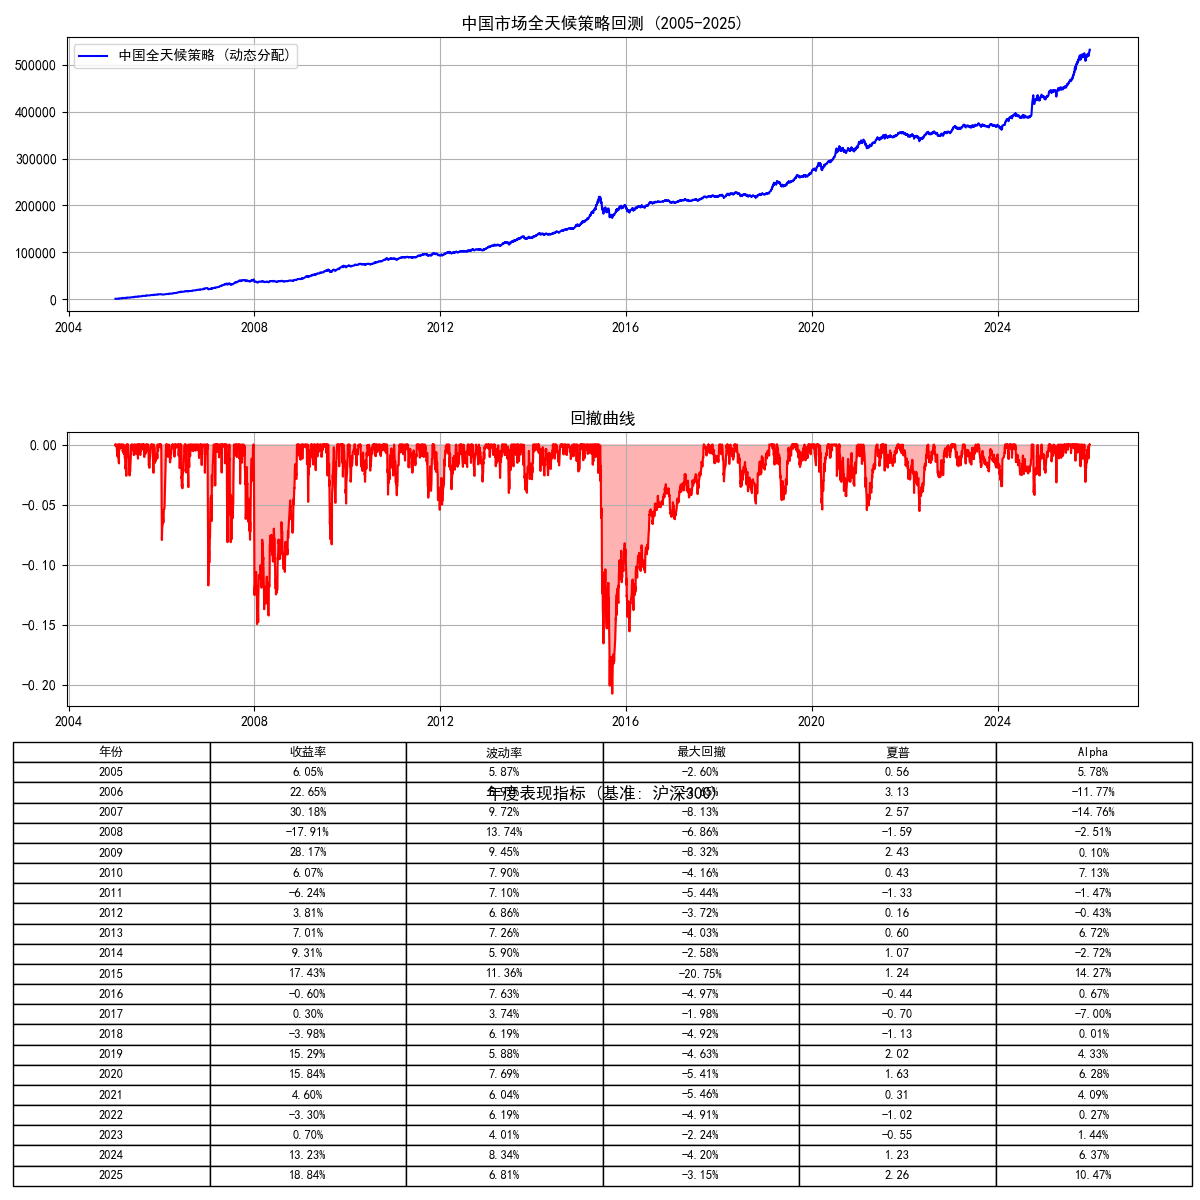

Write the Python code that produced this figure.
import pandas as pd
import numpy as np
import datetime
import matplotlib.pyplot as plt
import platform

# Set font for matplotlib
system = platform.system()
if system == 'Windows':
    plt.rcParams['font.sans-serif'] = ['SimHei']
elif system == 'Darwin':
    plt.rcParams['font.sans-serif'] = ['Arial Unicode MS']
else:
    plt.rcParams['font.sans-serif'] = ['DejaVu Sans']
plt.rcParams['axes.unicode_minus'] = False

def calculate_sharpe_ratio(returns, risk_free_rate=0.03):
    if len(returns) < 2: return 0
    excess_returns = returns - risk_free_rate / 252
    if excess_returns.std() == 0: return 0
    return np.sqrt(252) * excess_returns.mean() / excess_returns.std()

def calculate_alpha_beta(strat_returns, bench_returns, risk_free_rate=0.03):
    if len(strat_returns) < 2 or len(bench_returns) < 2:
        return np.nan, np.nan
    
    # 对齐数据并去除空值
    df_comp = pd.concat([strat_returns, bench_returns], axis=1).dropna()
    if len(df_comp) < 10: # 数据太少不计算
        return np.nan, np.nan
        
    s = df_comp.iloc[:, 0]
    b = df_comp.iloc[:, 1]
    
    # 计算 Beta
    covariance = np.cov(s, b)[0][1]
    benchmark_variance = np.var(b)
    if benchmark_variance == 0:
        beta = 1.0
    else:
        beta = covariance / benchmark_variance
        
    # 计算年化收益率
    ann_strat_ret = (1 + s).prod() ** (252 / len(s)) - 1
    ann_bench_ret = (1 + b).prod() ** (252 / len(b)) - 1
    
    # 计算 Alpha (詹森指数)
    # Alpha = Rp - [Rf + Beta * (Rm - Rf)]
    alpha = ann_strat_ret - (risk_free_rate + beta * (ann_bench_ret - risk_free_rate))
    
    return alpha, beta

def run_backtest_dynamic(df, target_weights, monthly_investment=1000):
    tickers = list(target_weights.keys())
    shares = {ticker: 0.0 for ticker in tickers}
    total_invested = 0.0
    history = []
    strategy_daily_returns = []
    last_month = None
    last_year = None
    
    for date, row in df.iterrows():
        # 确定当前可用的资产及其权重
        available_tickers = [t for t in tickers if not pd.isna(row[t])]
        if not available_tickers: continue
        
        # 动态调整权重
        current_weights = target_weights.copy()
        if 'CYB' in tickers and pd.isna(row['CYB']):
            missing_w = current_weights['CYB']
            current_weights['CYB'] = 0
            stock_tickers = [t for t in ['HS300', 'ZZ500'] if t in available_tickers]
            if stock_tickers:
                for st in stock_tickers:
                    current_weights[st] += missing_w / len(stock_tickers)
        
        # 计算当天的策略收益率 (不计入定投)
        if len(history) > 0:
            daily_ret = 0
            for t in available_tickers:
                asset_ret = (row[t] - df.loc[:date, t].iloc[-2]) / df.loc[:date, t].iloc[-2]
                daily_ret += current_weights[t] * asset_ret
            strategy_daily_returns.append(daily_ret)

        # 1. Monthly Investment
        if date.month != last_month:
            amount = monthly_investment
            total_invested += amount
            for t in available_tickers:
                invest_amount = amount * current_weights[t]
                shares[t] += invest_amount / row[t]
            last_month = date.month
            
        # 2. Annual Rebalancing
        if date.year != last_year and last_year is not None:
            current_value = sum(shares[t] * row[t] for t in available_tickers if shares[t] > 0)
            for t in available_tickers:
                shares[t] = (current_value * current_weights[t]) / row[t]
            last_year = date.year
        elif last_year is None:
            last_year = date.year
            
        # 3. Daily Value
        current_value = sum(shares[t] * row[t] for t in available_tickers if shares[t] > 0)
        history.append(current_value)
    
    history_df = pd.Series(history, index=df.index[-len(history):])
    # 策略日收益率序列 (长度比 history 少 1)
    strat_ret_series = pd.Series(strategy_daily_returns, index=history_df.index[1:])
    # 基准 (HS300) 日收益率序列
    bench_ret_series = df['HS300'].pct_change().dropna()
    
    sharpe = calculate_sharpe_ratio(strat_ret_series)
    ann_ret = (1 + strat_ret_series).prod() ** (252 / len(strat_ret_series)) - 1
    ann_vol = strat_ret_series.std() * np.sqrt(252)
    alpha, beta = calculate_alpha_beta(strat_ret_series, bench_ret_series)
    
    total_return = (history[-1] - total_invested) / total_invested
    cummax = history_df.cummax()
    drawdown = (history_df - cummax) / cummax
    max_dd = drawdown.min()

    # 计算年度指标
    annual_metrics = []
    years = history_df.index.year.unique()
    for year in years:
        year_history = history_df[history_df.index.year == year]
        # 使用纯策略收益率计算年度表现
        year_strat_rets = strat_ret_series[strat_ret_series.index.year == year]
        year_bench_rets = bench_ret_series[bench_ret_series.index.year == year]
        
        if len(year_strat_rets) == 0: continue
        
        # 年度指标
        year_twr = (1 + year_strat_rets).prod() - 1
        year_vol = year_strat_rets.std() * np.sqrt(252)
        year_sharpe = calculate_sharpe_ratio(year_strat_rets)
        year_alpha, _ = calculate_alpha_beta(year_strat_rets, year_bench_rets)
        
        # 回撤 (使用资产总值的回撤更符合实际体验)
        year_cummax = year_history.cummax()
        year_dd = (year_history - year_cummax) / year_cummax
        year_max_dd = year_dd.min()
        
        annual_metrics.append({
            '年份': year,
            '收益率': f"{year_twr*100:.2f}%",
            '波动率': f"{year_vol*100:.2f}%",
            '最大回撤': f"{year_max_dd*100:.2f}%",
            '夏普': f"{year_sharpe:.2f}",
            'Alpha': f"{year_alpha*100:.2f}%"
        })
    
    return {
        'sharpe': sharpe,
        'ann_ret': ann_ret,
        'ann_vol': ann_vol,
        'alpha': alpha,
        'beta': beta,
        'total_return': total_return,
        'max_dd': max_dd,
        'final_value': history[-1],
        'total_invested': total_invested,
        'history': history_df,
        'annual_metrics': pd.DataFrame(annual_metrics)
    }

def main():
    df = pd.read_csv('china_assets_raw.csv', index_col=0)
    df.index = pd.to_datetime(df.index)
    
    # 最佳权重（根据之前的网格搜索）
    best_weights = {
        'HS300': 0.05,
        'ZZ500': 0.05,
        'CYB': 0.15,
        'Bond': 0.60,
        'Gold': 0.15
    }
    
    print(f"Running final backtest from {df.index.min().date()} with dynamic allocation...")
    res = run_backtest_dynamic(df, best_weights)
    
    print("\n" + "="*40)
    print("中国市场全天候策略最终报告 (2005-2025)")
    print("="*40)
    print(f"资产配置比例:")
    for t, w in best_weights.items():
        print(f"  - {t}: {w*100:.1f}%")
    print("-" * 20)
    print(f"总投入本金: {res['total_invested']:,.2f}")
    print(f"期末总资产: {res['final_value']:,.2f}")
    print(f"总收益率: {res['total_return']*100:.2f}%")
    print(f"年化收益率: {res['ann_ret']*100:.2f}%")
    print(f"年化波动率: {res['ann_vol']*100:.2f}%")
    print(f"年化夏普比率: {res['sharpe']:.2f}")
    print(f"阿尔法系数 (Alpha): {res['alpha']*100:.2f}%")
    print(f"贝塔系数 (Beta): {res['beta']:.2f}")
    print(f"最大回撤: {res['max_dd']*100:.2f}%")
    print("="*40)
    print("\n年度指标明细:")
    print(res['annual_metrics'].to_string(index=False))
    print("="*40)
    
    # 绘图
    plt.figure(figsize=(12, 12))
    plt.subplot(3, 1, 1)
    plt.plot(res['history'].index, res['history'], label='中国全天候策略 (动态分配)', color='blue')
    plt.title('中国市场全天候策略回测 (2005-2025)')
    plt.legend()
    plt.grid(True)
    
    plt.subplot(3, 1, 2)
    drawdown = (res['history'] - res['history'].cummax()) / res['history'].cummax()
    plt.plot(drawdown.index, drawdown, color='red')
    plt.fill_between(drawdown.index, drawdown, 0, color='red', alpha=0.3)
    plt.title('回撤曲线')
    plt.grid(True)

    # 添加年度指标表格
    plt.subplot(3, 1, 3)
    plt.axis('off')
    metrics_df = res['annual_metrics']
    # 拆分表格，如果行数太多
    table = plt.table(cellText=metrics_df.values,
                      colLabels=metrics_df.columns,
                      cellLoc='center',
                      loc='center')
    table.auto_set_font_size(False)
    table.set_fontsize(9)
    table.scale(1.1, 1.2)
    plt.title('年度表现指标 (基准: 沪深300)', pad=20)
    
    plt.tight_layout()
    plt.savefig('china_all_weather_final.png')
    print("\nFinal chart saved to china_all_weather_final.png")

if __name__ == "__main__":
    main()
